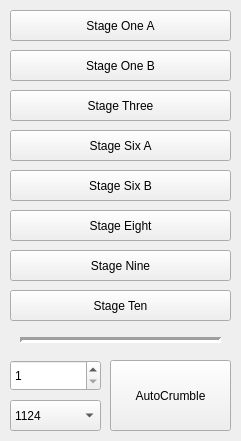
   <widget class="QWidget" name="CrumbleWidget" native="true">
    <property name="geometry">
     <rect>
      <x>370</x>
      <y>80</y>
      <width>241</width>
      <height>441</height>
     </rect>
    </property>
    <widget class="QPushButton" name="CrumbleStage_1a">
     <property name="geometry">
      <rect>
       <x>10</x>
       <y>10</y>
       <width>221</width>
       <height>31</height>
      </rect>
     </property>
     <property name="text">
      <string>Stage One A</string>
     </property>
    </widget>
    <widget class="QPushButton" name="CrumbleStage_1b">
     <property name="geometry">
      <rect>
       <x>10</x>
       <y>50</y>
       <width>221</width>
       <height>31</height>
      </rect>
     </property>
     <property name="text">
      <string>Stage One B</string>
     </property>
    </widget>
    <widget class="QPushButton" name="CrumbleStage_3">
     <property name="geometry">
      <rect>
       <x>10</x>
       <y>90</y>
       <width>221</width>
       <height>31</height>
      </rect>
     </property>
     <property name="text">
      <string>Stage Three</string>
     </property>
    </widget>
    <widget class="QPushButton" name="CrumbleStage_6a">
     <property name="geometry">
      <rect>
       <x>10</x>
       <y>130</y>
       <width>221</width>
       <height>31</height>
      </rect>
     </property>
     <property name="text">
      <string>Stage Six A</string>
     </property>
    </widget>
    <widget class="QPushButton" name="CrumbleStage_8">
     <property name="geometry">
      <rect>
       <x>10</x>
       <y>210</y>
       <width>221</width>
       <height>31</height>
      </rect>
     </property>
     <property name="text">
      <string>Stage Eight</string>
     </property>
    </widget>
    <widget class="QPushButton" name="CrumbleStage_9">
     <property name="geometry">
      <rect>
       <x>10</x>
       <y>250</y>
       <width>221</width>
       <height>31</height>
      </rect>
     </property>
     <property name="text">
      <string>Stage Nine</string>
     </property>
    </widget>
    <widget class="QPushButton" name="CrumbleStage_10">
     <property name="geometry">
      <rect>
       <x>10</x>
       <y>290</y>
       <width>221</width>
       <height>31</height>
      </rect>
     </property>
     <property name="text">
      <string>Stage Ten</string>
     </property>
    </widget>
    <widget class="QPushButton" name="AutoCrumble">
     <property name="geometry">
      <rect>
       <x>110</x>
       <y>360</y>
       <width>121</width>
       <height>71</height>
      </rect>
     </property>
     <property name="text">
      <string>AutoCrumble</string>
     </property>
    </widget>
    <widget class="QComboBox" name="YearComboBox">
     <property name="geometry">
      <rect>
       <x>10</x>
       <y>400</y>
       <width>91</width>
       <height>31</height>
      </rect>
     </property>
     <item>
      <property name="text">
       <string>1124</string>
      </property>
     </item>
     <item>
      <property name="text">
       <string>1125</string>
      </property>
     </item>
     <item>
      <property name="text">
       <string>1126</string>
      </property>
     </item>
     <item>
      <property name="text">
       <string>1127</string>
      </property>
     </item>
     <item>
      <property name="text">
       <string>1128</string>
      </property>
     </item>
    </widget>
    <widget class="QSpinBox" name="DateSpinBox">
     <property name="geometry">
      <rect>
       <x>10</x>
       <y>360</y>
       <width>91</width>
       <height>31</height>
      </rect>
     </property>
     <property name="minimum">
      <number>1</number>
     </property>
     <property name="maximum">
      <number>365</number>
     </property>
    </widget>
    <widget class="QPushButton" name="CrumbleStage_6b">
     <property name="geometry">
      <rect>
       <x>10</x>
       <y>170</y>
       <width>221</width>
       <height>31</height>
      </rect>
     </property>
     <property name="text">
      <string>Stage Six B</string>
     </property>
    </widget>
    <widget class="Line" name="line">
     <property name="geometry">
      <rect>
       <x>20</x>
       <y>330</y>
       <width>201</width>
       <height>20</height>
      </rect>
     </property>
     <property name="frameShadow">
      <enum>QFrame::Sunken</enum>
     </property>
     <property name="lineWidth">
      <number>3</number>
     </property>
     <property name="orientation">
      <enum>Qt::Horizontal</enum>
     </property>
    </widget>
   </widget>
